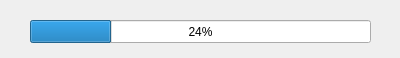
<?xml version="1.0" encoding="UTF-8"?>
<ui version="4.0">
 <class>Dialog</class>
 <widget class="QDialog" name="Dialog">
  <property name="geometry">
   <rect>
    <x>0</x>
    <y>0</y>
    <width>400</width>
    <height>58</height>
   </rect>
  </property>
  <property name="windowTitle">
   <string>Dialog</string>
  </property>
  <widget class="QProgressBar" name="progressBar">
   <property name="geometry">
    <rect>
     <x>30</x>
     <y>20</y>
     <width>341</width>
     <height>23</height>
    </rect>
   </property>
   <property name="value">
    <number>24</number>
   </property>
  </widget>
 </widget>
 <resources/>
 <connections/>
</ui>
